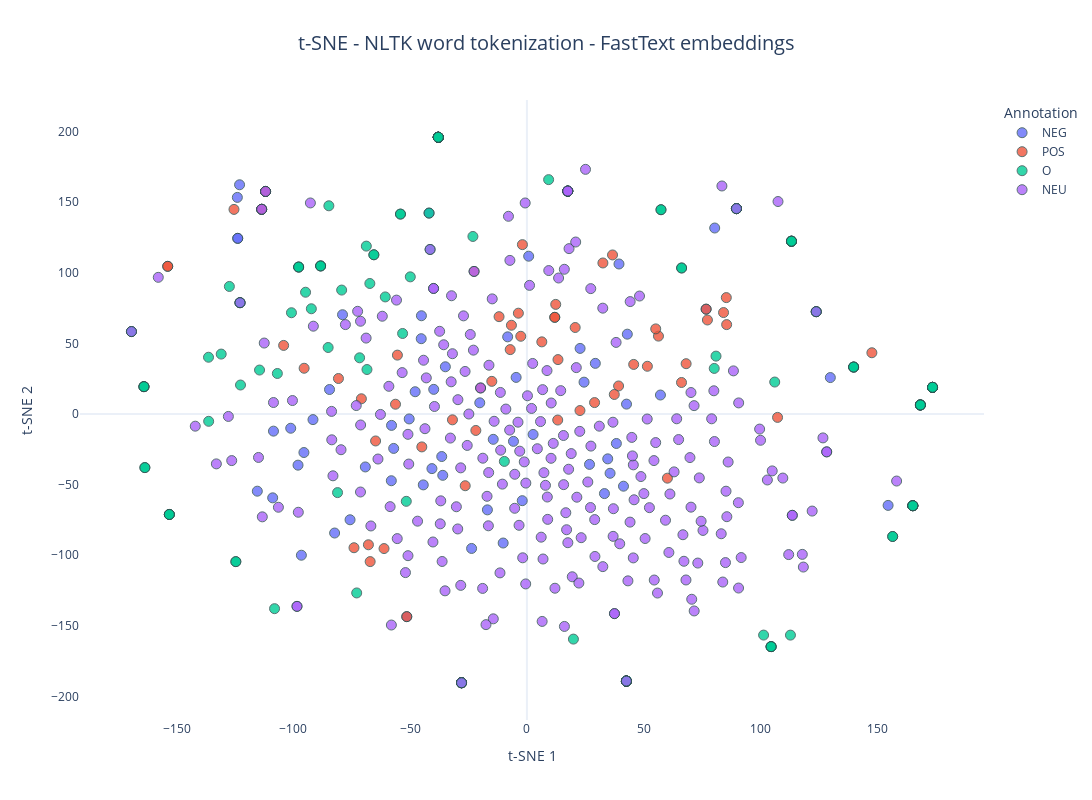

Source (notebook cell):
### Code cell
fig = px.scatter(
    x=vectors_fasttext_embedded[:, 0],
    y=vectors_fasttext_embedded[:, 1],
    color=annotations_fasttext,
    hover_data={"word": words_used_fasttext, "annotation": annotations_fasttext},
    title="t-SNE - NLTK word tokenization - FastText embeddings",
    labels={"color": "Annotation", "x": "t-SNE 1", "y": "t-SNE 2"},
    color_continuous_scale=px.colors.sequential.Viridis,
    template="plotly_white",
)

fig.update_traces(
    marker=dict(size=10, opacity=0.8, line=dict(width=1, color="DarkSlateGrey"))
)
fig.update_layout(
    title_font_size=20,
    title_x=0.5,
    xaxis=dict(showgrid=False),
    yaxis=dict(showgrid=False),
    coloraxis_colorbar=dict(title="Annotation"),
    legend_title_text="Annotation",
    width=1100,
    height=800,
)

fig.show()

### Figure 1 — Plotly figure (JSON) as saved in the notebook; plotly's stock layout.template omitted (floating-point values rounded to 4 significant figures; data arrays with more than 128 entries replaced by an {"elided": "..."} marker saying what was removed)
{"data": [{"customdata": {"elided": "72x2 str values"}, "hovertemplate": "Annotation=NEG<br>t-SNE 1=%{x}<br>t-SNE 2=%{y}<br>word=%{customdata[0]}<br>annotation=%{customdata[1]}<extra></extra>", "legendgroup": "NEG", "marker": {"color": "#636efa", "line": {"color": "DarkSlateGrey", "width": 1}, "opacity": 0.8, "size": 10, "symbol": "circle"}, "mode": "markers", "name": "NEG", "orientation": "v", "showlegend": true, "type": "scatter", "x": [-5.755, -108.5, -75.73, -124.0, 43.0, 38.31, -23.68, 26.81, 165.3, 41.36, -47.86, -111.9, -36.47, 33.21, -111.9, 17.5, -8.236, -101.1, -111.9, -57.97, 57.18, 2.651, -91.61, -113.6, 0.7611, -84.52, 42.66, -113.6, -36.03, -123.8, -40.67, -69.19, -44.38, -50.41, 35.61, -123.0, -16.91, 129.9, -82.35, -108.9, -57.05, -34.92, -45.17, 154.7, -58.06, -113.6, 39.43, -78.96, 24.46, 29.3, -98.01, -95.49, -123.8, 76.75, -45.26, -20.19, -39.9, -51.44, -14.42, 165.3, -1.998, 34.61, 22.77, -41.9, -111.9, -115.4, -4.616, 42.6, -10.17, 139.9, 80.42, -96.58], "xaxis": "x", "y": [-19.39, -12.16, -74.9, 153.3, 56.47, -20.89, -95.2, -35.7, -64.95, -51.13, 15.72, 157.5, -30.14, -56.38, 157.5, 157.7, 54.57, -10.12, 157.5, -8.09, 13.4, -14.5, -4.007, 144.9, 111.7, 17.3, 6.966, 144.9, -43.44, 124.3, -38.69, -37.51, -50.21, -3.532, -41.99, 162.2, -67.89, 25.75, -84.28, -59.38, -24.4, 33.39, 69.5, -64.72, -47.27, 144.9, 106.1, 70.23, 22.5, 35.8, -36.24, -27.3, 124.3, 74.18, 53.26, 7.883, 17.4, -143.5, -17.96, -64.95, -61.38, -31.79, 46.39, 142.2, 157.5, -54.66, 25.87, -189.1, -91.36, 33.19, 131.6, -99.99], "yaxis": "y"}, {"customdata": [["nie", "POS"], ["mam", "POS"], ["żadnych", "POS"], ["zastrzeżeń", "POS"], ["polecam", "POS"], ["solidny", "POS"], ["świetnie", "POS"], ["ładne", "POS"], ["dobrze", "POS"], ["fajnie", "POS"], ["wysoki", "POS"], ["stabilny", "POS"], ["de", "POS"], ["best", "POS"], ["ok", "POS"], ["nie", "POS"], ["problem", "POS"], ["polecam", "POS"], ["zmieli", "POS"], ["wszystko", "POS"], ["poleca", "POS"], ["pozdrawiam", "POS"], ["pasuje", "POS"], ["IDEALNIE", "POS"], ["wpasowuje", "POS"], ["się", "POS"], ["bez", "POS"], ["obaw", "POS"], ["wchodzi", "POS"], ["idealnie", "POS"], ["trwałe", "POS"], ["każdy", "POS"], ["sobie", "POS"], ["z", "POS"], ["tym", "POS"], ["poradzi", "POS"], ["lepszy", "POS"], ["warto", "POS"], ["lżejszy", "POS"], ["warto", "POS"], ["pobawić", "POS"], ["zawiera", "POS"], ["wszystko", "POS"], ["czego", "POS"], ["potrzeba", "POS"], ["bez", "POS"], ["problemu", "POS"], ["swobodnie", "POS"], ["nie", "POS"], ["przegrzewa", "POS"], ["Polecam", "POS"], ["Super", "POS"], ["dobra", "POS"], ["jakość", "POS"], ["wykonania", "POS"], ["super", "POS"], ["pasuje", "POS"], ["super", "POS"], ["Solidny", "POS"], ["polecam", "POS"]], "hovertemplate": "Annotation=POS<br>t-SNE 1=%{x}<br>t-SNE 2=%{y}<br>word=%{customdata[0]}<br>annotation=%{customdata[1]}<extra></extra>", "legendgroup": "POS", "marker": {"color": "#EF553B", "line": {"color": "DarkSlateGrey", "width": 1}, "opacity": 0.8, "size": 10, "symbol": "circle"}, "mode": "markers", "name": "POS", "orientation": "v", "showlegend": true, "type": "scatter", "x": [-125.4, -1.924, -80.7, 22.72, 76.75, -67.87, -6.628, 68.18, -11.93, -3.655, -67.13, -61.18, 147.7, 20.67, 107.3, -111.9, 39.26, 77.3, -56.27, -19.84, 85.39, 13.2, 56.34, -7.157, 6.386, -37.95, -153.8, 28.97, -45.0, -2.628, 66.21, -104.2, -22.63, -153.1, -164.0, -21.86, 45.73, 32.54, 51.59, 36.67, 13.31, -64.79, -15.03, -95.4, -70.88, -153.8, 37.42, -31.88, -113.6, -26.42, 85.53, 12.35, -55.46, -51.44, 60.17, 11.93, 55.16, 11.93, -74.05, 84.21], "xaxis": "x", "y": [144.8, 119.8, 25.09, 2.409, 74.18, -92.61, 62.79, 35.57, 68.86, 71.33, -104.5, -95.29, 43.32, 61.19, -2.433, 157.5, 19.81, 66.51, 6.888, 18.39, 82.35, -4.309, 55.09, 45.54, 51.02, 195.8, 104.5, 8.037, -23.33, 54.98, 22.26, 48.52, 100.9, -71.14, 19.32, -11.68, 35.06, 106.9, 33.75, 112.5, 38.47, -19.11, 23.07, 32.34, 10.73, 104.5, 13.78, -4.166, 144.9, -50.81, 63.23, 77.56, 41.64, -143.5, -45.45, 68.4, 60.2, 68.4, -94.69, 71.76], "yaxis": "y"}, {"customdata": {"elided": "148x2 str values"}, "hovertemplate": "Annotation=O<br>t-SNE 1=%{x}<br>t-SNE 2=%{y}<br>word=%{customdata[0]}<br>annotation=%{customdata[1]}<extra></extra>", "legendgroup": "O", "marker": {"color": "#00cc96", "line": {"color": "DarkSlateGrey", "width": 1}, "opacity": 0.8, "size": 10, "symbol": "circle"}, "mode": "markers", "name": "O", "orientation": "v", "showlegend": true, "type": "scatter", "x": {"elided": "148 float values"}, "xaxis": "x", "y": {"elided": "148 float values"}, "yaxis": "y"}, {"customdata": {"elided": "238x2 str values"}, "hovertemplate": "Annotation=NEU<br>t-SNE 1=%{x}<br>t-SNE 2=%{y}<br>word=%{customdata[0]}<br>annotation=%{customdata[1]}<extra></extra>", "legendgroup": "NEU", "marker": {"color": "#ab63fa", "line": {"color": "DarkSlateGrey", "width": 1}, "opacity": 0.8, "size": 10, "symbol": "circle"}, "mode": "markers", "name": "NEU", "orientation": "v", "showlegend": true, "type": "scatter", "x": {"elided": "238 float values"}, "xaxis": "x", "y": {"elided": "238 float values"}, "yaxis": "y"}], "layout": {"coloraxis": {"colorbar": {"title": {"text": "Annotation"}}}, "height": 800, "legend": {"title": {"text": "Annotation"}, "tracegroupgap": 0}, "title": {"font": {"size": 20}, "text": "t-SNE - NLTK word tokenization - FastText embeddings", "x": 0.5}, "width": 1100, "xaxis": {"anchor": "y", "autorange": true, "domain": [0, 1], "range": [-191.3, 195.7], "showgrid": false, "title": {"text": "t-SNE 1"}, "type": "linear"}, "yaxis": {"anchor": "x", "autorange": true, "domain": [0, 1], "range": [-216.6, 222.2], "showgrid": false, "title": {"text": "t-SNE 2"}, "type": "linear"}}}
